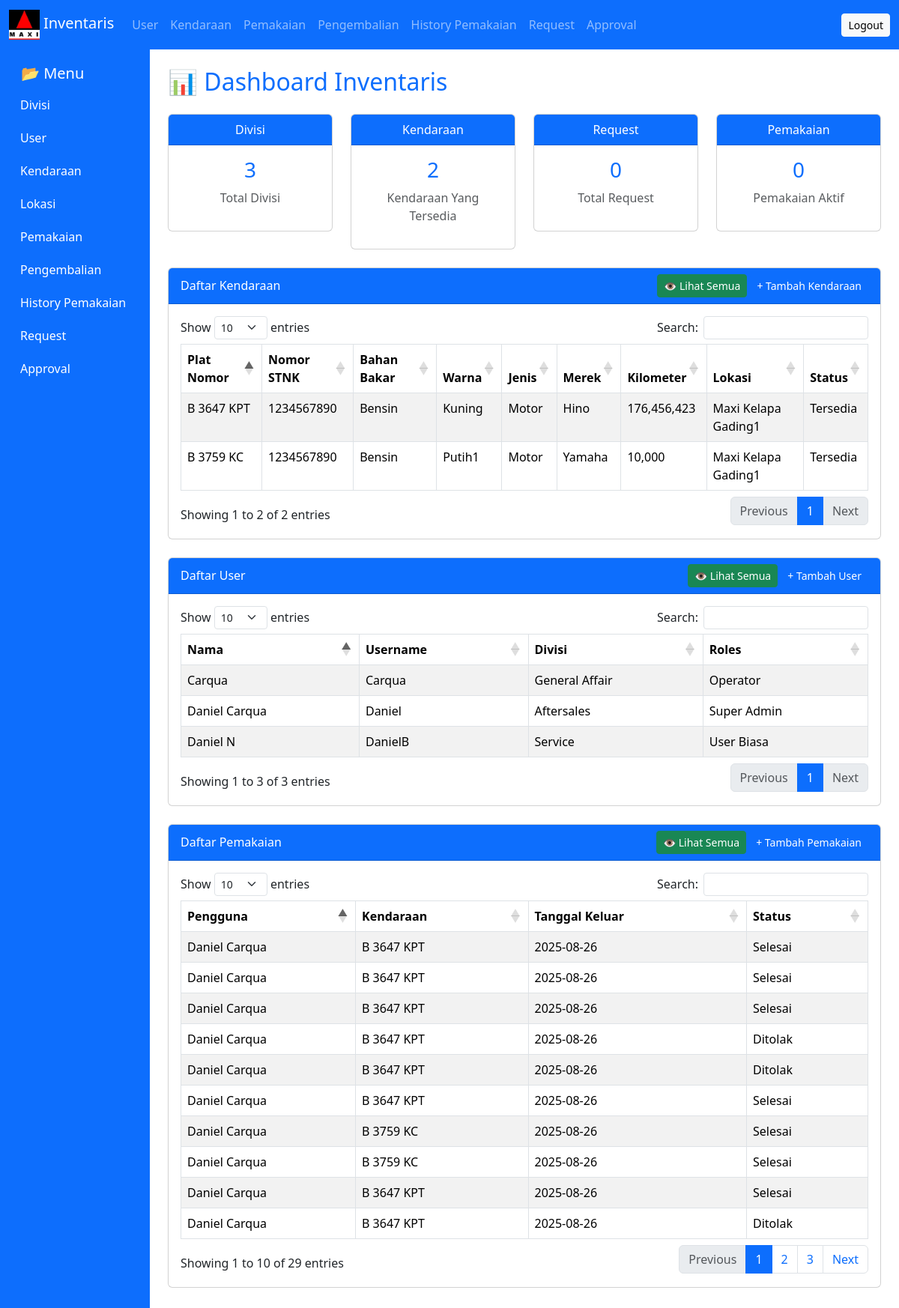
The app's page /views/admin/dashboard.php (signed in) with its own data.
### tables this page shows
CREATE TABLE `kendaraan` (
  `id` int(11) NOT NULL,
  `plat_nomor` varchar(20) NOT NULL,
  `nomor_stnk` varchar(100) NOT NULL,
  `bahan_bakar` varchar(55) NOT NULL,
  `warna` varchar(55) NOT NULL,
  `jenis_kendaraan` varchar(100) NOT NULL,
  `merek` varchar(100) NOT NULL,
  `kilometer` int(11) NOT NULL,
  `gambar` varchar(255) NOT NULL,
  `id_lokasi` int(11) NOT NULL,
  `id_status` int(11) NOT NULL,
  `created_at` date NOT NULL,
  `updated_at` date NOT NULL,
  `created_by` int(11) NOT NULL,
  `updated_by` int(11) NOT NULL
);

CREATE TABLE `lokasi` (
  `id` int(11) NOT NULL,
  `nama_lokasi` varchar(255) NOT NULL,
  `alamat` varchar(255) NOT NULL,
  `created_at` date NOT NULL,
  `updated_at` date NOT NULL,
  `created_by` int(11) NOT NULL,
  `updated_by` int(11) NOT NULL
);

CREATE TABLE `status` (
  `id` int(11) NOT NULL,
  `nama_status` varchar(255) NOT NULL,
  `created_at` date NOT NULL,
  `updated_at` date NOT NULL,
  `created_by` int(11) NOT NULL,
  `updated_by` int(11) NOT NULL
);

CREATE TABLE `user` (
  `id` int(11) NOT NULL,
  `nama` varchar(255) NOT NULL,
  `username` varchar(255) NOT NULL,
  `password` varchar(255) NOT NULL,
  `id_divisi` int(11) NOT NULL,
  `id_roles` int(11) NOT NULL,
  `created_at` date NOT NULL,
  `updated_at` date NOT NULL,
  `created_by` int(11) NOT NULL,
  `updated_by` int(11) NOT NULL
);

CREATE TABLE `divisi` (
  `id` int(11) NOT NULL,
  `nama_divisi` varchar(255) NOT NULL,
  `created_at` date NOT NULL,
  `updated_at` date NOT NULL,
  `created_by` int(11) NOT NULL,
  `updated_by` int(11) NOT NULL
);

CREATE TABLE `roles` (
  `id` int(11) NOT NULL,
  `nama_roles` varchar(255) NOT NULL,
  `created_at` date NOT NULL,
  `updated_at` date NOT NULL,
  `created_by` int(11) NOT NULL,
  `updated_by` int(11) NOT NULL
);

CREATE TABLE `pemakaian` (
  `id` int(11) NOT NULL,
  `id_user` int(11) NOT NULL,
  `id_inventaris` int(11) NOT NULL,
  `tanggal_keluar` date NOT NULL,
  `tanggal_masuk` date NOT NULL,
  `id_status` int(11) NOT NULL,
  `created_at` date NOT NULL,
  `updated_at` date NOT NULL,
  `created_by` int(11) NOT NULL,
  `updated_by` int(11) NOT NULL
);

### functions/functions.php (called while the page is built, shortened)
<?php
$host = "localhost";
$username = "root";
$password = "";
$database = "inventaris";
$conn = mysqli_connect($host,$username,$password,$database);
function query($query) {
    global $conn;
    $result = mysqli_query($conn, $query);
    $rows = [];
    while($row = mysqli_fetch_assoc($result)) {
        $rows[] = $row;
        };
        return $result;
}
function getKendaraanLengkap() {
    return query("
        SELECT k.id, k.plat_nomor, k.nomor_stnk, k.bahan_bakar, k.warna,
               k.jenis_kendaraan, k.merek, k.kilometer, k.gambar,
               l.nama_lokasi, s.nama_status
        FROM kendaraan k
        INNER JOIN lokasi l ON k.id_lokasi = l.id
        INNER JOIN status s ON k.id_status = s.id
    ");
}
function getUserLengkap() {
    return query("
        SELECT u.id, u.nama, u.username, d.nama_divisi, r.nama_roles
        FROM user u
        INNER JOIN divisi d ON u.id_divisi = d.id
        INNER JOIN roles r ON u.id_roles = r.id
    ");
}
function getPemakaianLengkap() {
    return query("
        SELECT p.id, u.nama AS nama_user, k.plat_nomor, p.tanggal_keluar, s.nama_status
        FROM pemakaian p
        INNER JOIN user u ON p.id_user = u.id
        INNER JOIN kendaraan k ON p.id_inventaris = k.id
        INNER JOIN status s ON p.id_status = s.id
        ORDER BY p.tanggal_keluar DESC
    ");
}
function getCount($table) {
    global $conn;
    $stmt = $conn->prepare("SELECT COUNT(*) as total FROM `$table`");
    $stmt->execute();
    $result = $stmt->get_result()->fetch_assoc();
    return $result['total'];
}
function getCountPemakaian($table) {
    global $conn;
    $allowedTables = ['pemakaian', 'kendaraan', 'user'];
    $sql = "SELECT COUNT(*) as total FROM $table WHERE id_status = 2";
    $result = mysqli_query($conn, $sql);
    if ($result) {
        $row = mysqli_fetch_assoc($result);
        return (int)$row['total'];
    }
    return 0;
}
function getCountRequest($table) {
    global $conn;
    $allowedTables = ['pemakaian', 'kendaraan', 'user'];
    $sql = "SELECT COUNT(*) as total FROM $table WHERE id_status = 6";
    $result = mysqli_query($conn, $sql);
    if ($result) {
        $row = mysqli_fetch_assoc($result);
        return (int)$row['total'];
    }
    return 0;
}
function getCountKendaraanTersedia($table) {
    global $conn;
    $allowedTables = ['pemakaian', 'kendaraan', 'user'];
    $sql = "SELECT COUNT(*) as total FROM $table WHERE id_status = 1";
    $result = mysqli_query($conn, $sql);
    if ($result) {
        $row = mysqli_fetch_assoc($result);
        return (int)$row['total'];
    }
    return 0;
}
?>

### views/admin/dashboard.php (the view, shortened to what this page needs)
<?php
require "../../functions/functions.php";
$jumlahDivisi    = getCount('divisi');
$jumlahKendaraanTersedia = getCountKendaraanTersedia('kendaraan');
$jumlahRequest   = getCountRequest('pemakaian');
$jumlahPemakaian = getCountPemakaian('pemakaian');
$kendaraan = getKendaraanLengkap();
$user = getUserLengkap();
$pemakaian = getPemakaianLengkap();
?>
<!DOCTYPE html>
<html lang="id">
<head>
    <link href="https://cdn.jsdelivr.net/npm/bootstrap@5.3.2/dist/css/bootstrap.min.css" rel="stylesheet">
    <link href="https://cdn.datatables.net/1.13.6/css/dataTables.bootstrap5.min.css" rel="stylesheet">
    <link href="../../assets/css/dashboard.css" rel="stylesheet">
</head>
<body class="d-flex flex-column min-vh-100">
<?php include "navbar.php"; ?>
<?php include "sidebar.php"; ?>
<div class="col-md-10 p-4">
    <h2 class="mb-4 text-primary">📊 Dashboard Inventaris</h2>
    <div class="row g-4 mb-4">
        <div class="col-md-3">
            <div class="card text-center stats-card">
                <div class="card-header">Divisi</div>
                <div class="card-body">
                    <h3 class="text-primary"><?= $jumlahDivisi ?></h3>
                    <p class="text-muted">Total Divisi</p>
                </div>
            </div>
        </div>
        <div class="col-md-3">
            <div class="card text-center stats-card">
                <a href="view_data.php?type=kendaraan">
                <div class="card-header">Kendaraan</div>
                <div class="card-body">
                    <h3 class="text-primary"><?= $jumlahKendaraanTersedia ?></h3>
                    <p class="text-muted">Kendaraan Yang Tersedia</p>
                </div>
                </a>
            </div>
        </div>
        <div class="col-md-3">
            <div class="card text-center stats-card">
                <a href="approved.php">
                <div class="card-header">Request</div>
                <div class="card-body">
                    <h3 class="text-primary"><?= $jumlahRequest?></h3>
                    <p class="text-muted">Total Request</p>
                </div>
                </a>
            </div>
        </div>
        <div class="col-md-3">
            <div class="card text-center stats-card">
                <a href="view_data.php?type=pemakaian">
                <div class="card-header">Pemakaian</div>
                <div class="card-body">
                    <h3 class="text-primary"><?= $jumlahPemakaian ?></h3>
                    <p class="text-muted">Pemakaian Aktif</p>
                </div>
                </a>
            </div>
        </div>
    </div>
<div class="card mb-4 card-table">
    <div class="card-header d-flex justify-content-between align-items-center">
        <span>Daftar Kendaraan</span>
        <div>
            <a href="view_data.php?type=kendaraan" class="btn btn-success btn-sm">👁 Lihat Semua</a>
            <a href="tambah.php?type=kendaraan" class="btn btn-primary btn-sm">+ Tambah Kendaraan</a>
        </div>
    </div>
    <div class="card-body">
        <table id="dataTable1" class="table table-striped table-bordered">
            <thead>
                <tr>
                    <th>Plat Nomor</th>
                    <th>Nomor STNK</th>
                    <th>Bahan Bakar</th>
                    <th>Warna</th>
                    <th>Jenis</th>
                    <th>Merek</th>
                    <th>Kilometer</th>
                    <th>Lokasi</th>
                    <th>Status</th>
                </tr>
            </thead>
            <tbody>
                <?php foreach ($kendaraan as $row) : ?>
                    <tr>
                        <td><?= $row['plat_nomor'] ?></td>
                        <td><?= $row['nomor_stnk'] ?></td>
                        <td><?= $row['bahan_bakar'] ?></td>
                        <td><?= $row['warna'] ?></td>
                        <td><?= $row['jenis_kendaraan'] ?></td>
                        <td><?= $row['merek'] ?></td>
                        <td><?= number_format($row['kilometer']) ?></td>
                        <td><?= $row['nama_lokasi'] ?></td>
                        <td><?= $row['nama_status'] ?></td>
                    </tr>
                <?php endforeach; ?>
            </tbody>
        </table>
    </div>
</div>
<div class="card mb-4 card-table">
    <div class="card-header d-flex justify-content-between align-items-center">
        <span>Daftar User</span>
        <div>
            <a href="view_data.php?type=user" class="btn btn-success btn-sm">👁 Lihat Semua</a>
            <a href="tambah.php?type=user" class="btn btn-primary btn-sm">+ Tambah User</a>
        </div>
    </div>
    <div class="card-body">
        <table id="dataTable2" class="table table-striped table-bordered">
            <thead>
                <tr>
                    <th>Nama</th>
                    <th>Username</th>
                    <th>Divisi</th>
                    <th>Roles</th>
                </tr>
            </thead>
            <tbody>
                <?php foreach ($user as $row) : ?>
                    <tr>
                        <td><?= $row['nama'] ?></td>
                        <td><?= $row['username']?></td>
                        <td><?= $row['nama_divisi']?></td>
                        <td><?= $row['nama_roles']?></td>
                    </tr>
                <?php endforeach; ?>
            </tbody>
        </table>
    </div>
</div>
<div class="card mb-4 card-table">
    <div class="card-header d-flex justify-content-between align-items-center">
        <span>Daftar Pemakaian</span>
        <div>
            <a href="view_Data.php?type=pemakaian" class="btn btn-success btn-sm">👁 Lihat Semua</a>
            <a href="tambah.php?type=pemakaian" class="btn btn-primary btn-sm">+ Tambah Pemakaian</a>
        </div>
    </div>
    <div class="card-body">
        <table id="dataTable3" class="table table-striped table-bordered">
            <thead>
                <tr>
                    <th>Pengguna</th>
                    <th>Kendaraan</th>
                    <th>Tanggal Keluar</th>
                    <th>Status</th>
                </tr>
            </thead>
            <tbody>
                <?php
                if (!empty($pemakaian)):
                    foreach ($pemakaian as $row): ?>
                        <tr>
                            <td><?= htmlspecialchars($row['nama_user']) ?></td>
                            <td><?= htmlspecialchars($row['plat_nomor']) ?></td>
                            <td><?= htmlspecialchars($row['tanggal_keluar']) ?></td>
                            <td><?= htmlspecialchars($row['nama_status']) ?></td>
                        </tr>
                <?php
                    endforeach;
                else: ?>
                    <tr>
                        <td colspan="4" class="text-center">Belum ada data pemakaian</td>
                    </tr>
                <?php endif; ?>
            </tbody>
        </table>
    </div>
</div>
</body>
</html>

### assets/css/dashboard.css (style rules this page uses)
.stats-card { cursor: pointer; transition: transform 0.3s; }
.card-table { cursor: default; transition: none; }
.card-header { background-color: #0d6efd; color: white; }

### views/admin/dashboard.php (style rules this page uses)
.stats-card { cursor: pointer; transition: transform 0.3s; }
.card-table { cursor: default; transition: none; }
a { text-decoration: none; }

### records on screen
kendaraan: plat_nomor "B 3759 KC", nomor_stnk "1234567890", bahan_bakar "Bensin", warna "Putih1", jenis_kendaraan "Motor", merek "Yamaha", kilometer "10,000", id_lokasi.nama_lokasi "Maxi Kelapa Gading1", id_status.nama_status "Tersedia"
kendaraan: plat_nomor "B 3647 KPT", nomor_stnk "1234567890", bahan_bakar "Bensin", warna "Kuning", jenis_kendaraan "Motor", merek "Hino", kilometer "176,456,423", id_lokasi.nama_lokasi "Maxi Kelapa Gading1", id_status.nama_status "Tersedia"
user: nama "Daniel Carqua", username "Daniel", id_divisi.nama_divisi "Aftersales", id_roles.nama_roles "Super Admin"
user: nama "Daniel N", username "DanielB", id_divisi.nama_divisi "Service", id_roles.nama_roles "User Biasa"
user: nama "Carqua", username "Carqua", id_divisi.nama_divisi "General Affair", id_roles.nama_roles "Operator"
pemakaian: id_user.nama "Daniel Carqua", id_inventaris.plat_nomor "B 3647 KPT", tanggal_keluar "2025-08-26", id_status.nama_status "Selesai"
pemakaian: id_user.nama "Daniel Carqua", id_inventaris.plat_nomor "B 3647 KPT", tanggal_keluar "2025-08-26", id_status.nama_status "Selesai"
pemakaian: id_user.nama "Daniel Carqua", id_inventaris.plat_nomor "B 3647 KPT", tanggal_keluar "2025-08-26", id_status.nama_status "Selesai"
pemakaian: id_user.nama "Daniel Carqua", id_inventaris.plat_nomor "B 3647 KPT", tanggal_keluar "2025-08-26", id_status.nama_status "Ditolak"
pemakaian: id_user.nama "Daniel Carqua", id_inventaris.plat_nomor "B 3647 KPT", tanggal_keluar "2025-08-26", id_status.nama_status "Ditolak"
pemakaian: id_user.nama "Daniel Carqua", id_inventaris.plat_nomor "B 3647 KPT", tanggal_keluar "2025-08-26", id_status.nama_status "Selesai"
pemakaian: id_user.nama "Daniel Carqua", id_inventaris.plat_nomor "B 3759 KC", tanggal_keluar "2025-08-26", id_status.nama_status "Selesai"
pemakaian: id_user.nama "Daniel Carqua", id_inventaris.plat_nomor "B 3759 KC", tanggal_keluar "2025-08-26", id_status.nama_status "Selesai"
pemakaian: id_user.nama "Daniel Carqua", id_inventaris.plat_nomor "B 3647 KPT", tanggal_keluar "2025-08-26", id_status.nama_status "Selesai"
pemakaian: id_user.nama "Daniel Carqua", id_inventaris.plat_nomor "B 3647 KPT", tanggal_keluar "2025-08-26", id_status.nama_status "Ditolak"

### other values on screen
$jumlahDivisi "3"
$jumlahKendaraanTersedia "2"
$jumlahRequest "0"
$jumlahPemakaian "0"
